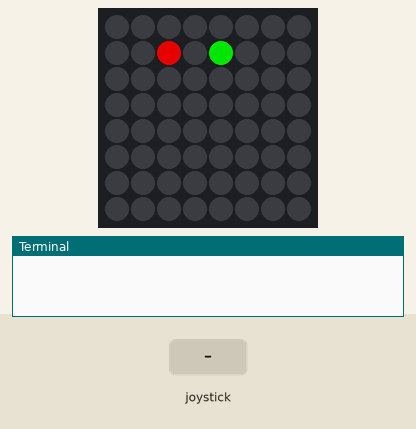
A program run on a simulated Raspberry Pi (BCM pin numbers) with a Sense HAT. Parts: the Sense HAT's 8×8 RGB LED matrix, the last lines printed to the terminal. The inputs (shaded band) are chosen by the test bench. Dim RGB values are drawn brighter than linear; random numbers come from a fixed seed; the 64×8 strip is a reading aid, not a part: it shows the text the matrix is scrolling, unrolled, one strip-width of it at a time. At 14.1 s the program stops and its outputs stay as they are.

Above: at 1.2 s.
1.3 s: joystick pushed left
At 2.8 s:
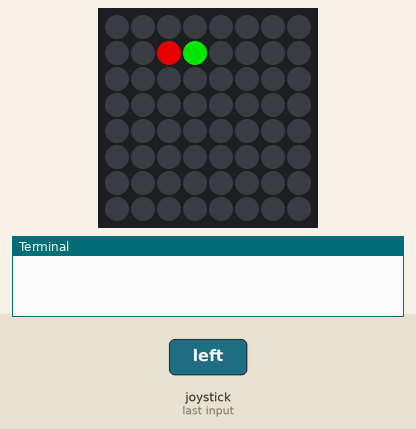
At 3.7 s:
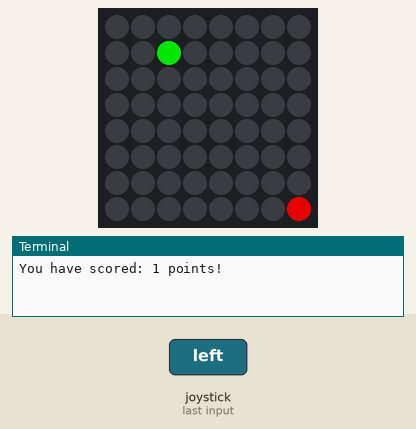
4.3 s: joystick clicked
At 5.9 s:
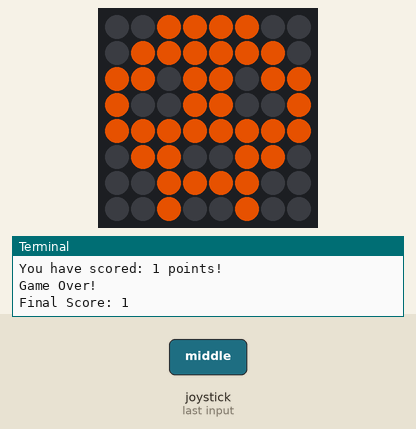

Measured:
- after the input at 1.3 s, the LEDs: change after 0.72 s (image 1)
- what the display in image 1 shows lasts 1.0 s, from 2.0 s to 3.0 s
- what the display in image 2 shows lasts 0.9 s, from 3.0 s to 3.9 s

The program:

snake.py
```python
from sense_hat import SenseHat, ACTION_PRESSED
import random
import signal
import time
import copy

sense = SenseHat()
sense.clear()
sense.low_light = True

snake_colour = (0, 255, 0)
snake_body_colour = (0, 255, 125)
food_colour = (255, 0, 0)
snake_coords = {}
food_coords = {}
snake_direction = ''
previous_snake_direction = ''
snake_movement_shadow = []
coord_limit = 7
coord_start = 0
score = 0
step_timer = 1
step_timer_lower_limit = 0.1

enable_debug = False


def init():
    global snake_coords
    global food_coords

    food_coords = random_coords()
    snake_coords = random_coords()

    sense.stick.direction_any = set_direction

    while True:
        run_game()


def random_coords():
    return {
        'x': random.randint(coord_start, coord_limit),
        'y': random.randint(coord_start, coord_limit),
    }


def draw_snake():
    debug('Drawing snake at: ' + str(snake_coords['x']) + ',' + str(snake_coords['y']))
    sense.set_pixel(snake_coords['x'], snake_coords['y'], snake_colour)

    if snake_direction != '':
        for i, coord in enumerate(snake_movement_shadow, start=1):
            colour = snake_body_colour
            if i == 0:
                colour = snake_colour
            debug('Drawing snake tail at: ' + str(coord['x']) + ',' + str(coord['y']))
            sense.set_pixel(coord['x'], coord['y'], colour)


def draw_food():
    debug('Drawing food at: ' + str(food_coords['x']) + ',' + str(food_coords['y']))
    sense.set_pixel(food_coords['x'], food_coords['y'], food_colour)


def update_score():
    global score

    score += 1
    print('You have scored: ' + str(score) + ' points!')


def set_direction(event):
    global snake_direction
    global previous_snake_direction

    if event.action == ACTION_PRESSED:
        previous_snake_direction = snake_direction

        # Prevent snake moving backwards over itself
        if score > 0:
            if event.direction == 'up' and previous_snake_direction == 'down':
                return

            if event.direction == 'down' and previous_snake_direction == 'up':
                return

            if event.direction == 'left' and previous_snake_direction == 'right':
                return

            if event.direction == 'right' and previous_snake_direction == 'left':
                return

        snake_direction = event.direction


def move_snake():
    global snake_coords

    debug('Moving ' + snake_direction)

    update_movement_shadow()

    if snake_direction == 'up' or snake_direction == 'down':
        axis = 'y'
    else:
        axis = 'x'

    if snake_direction == 'up' or snake_direction == 'left':
        if snake_coords[axis] == coord_start:
            snake_coords[axis] = coord_limit
        else:
            snake_coords[axis] = snake_coords[axis] - 1

    if snake_direction == 'down' or snake_direction == 'right':
        if snake_coords[axis] == coord_limit:
            snake_coords[axis] = coord_start
        else:
            snake_coords[axis] = snake_coords[axis] + 1


def update_movement_shadow():
    snake_movement_shadow.insert(0, copy.deepcopy(snake_coords))

    while len(snake_movement_shadow) >= score + 1:
        snake_movement_shadow.pop(-1)


def update_step_timer():
    global step_timer

    if step_timer >= step_timer_lower_limit:
        step_timer = step_timer * 0.9
        debug('Updating step timer to: ' + str(step_timer))


def make_new_food():
    global food_coords

    new_coords = random_coords()

    if new_coords in snake_movement_shadow:
        make_new_food()
    else:
        food_coords = new_coords


def end_game():
    print('Game Over!\nFinal Score: ' + str(score))
    o = (255, 69, 0)
    b = (0, 0, 0)
    skull_art = [
        b, b, o, o, o, o, b, b,
        b, o, o, o, o, o, o, b,
        o, o, b, o, o, b, o, o,
        o, b, b, o, o, b, b, o,
        o, o, o, o, o, o, o, o,
        b, o, o, b, b, o, o, b,
        b, b, o, o, o, o, b, b,
        b, b, o, b, b, o, b, b,
    ]

    i = 0
    while i <= 1:
        sense.set_pixels([(255, 255, 255)] * 64)
        time.sleep(0.2)
        sense.set_pixels([food_colour] * 64)
        time.sleep(0.2)
        i += 1

    sense.set_pixels(skull_art)
    time.sleep(2)
    sense.show_message('You scored: ' + str(score), 0.08)
    sense.clear()

    raise SystemExit(0)


def refresh():
    debug('Refreshing...')
    sense.clear()
    draw_snake()
    draw_food()
    time.sleep(step_timer)


def run_game():
    move_snake()

    if snake_coords in snake_movement_shadow:
        end_game()

    if snake_coords == food_coords:
        update_score()
        update_step_timer()
        make_new_food()

    refresh()


def debug(value=''):
    if enable_debug:
        print(value)


if __name__ == '__main__':
    try:
        init()
        signal.pause()
    except KeyboardInterrupt:
        sense.clear()
```
